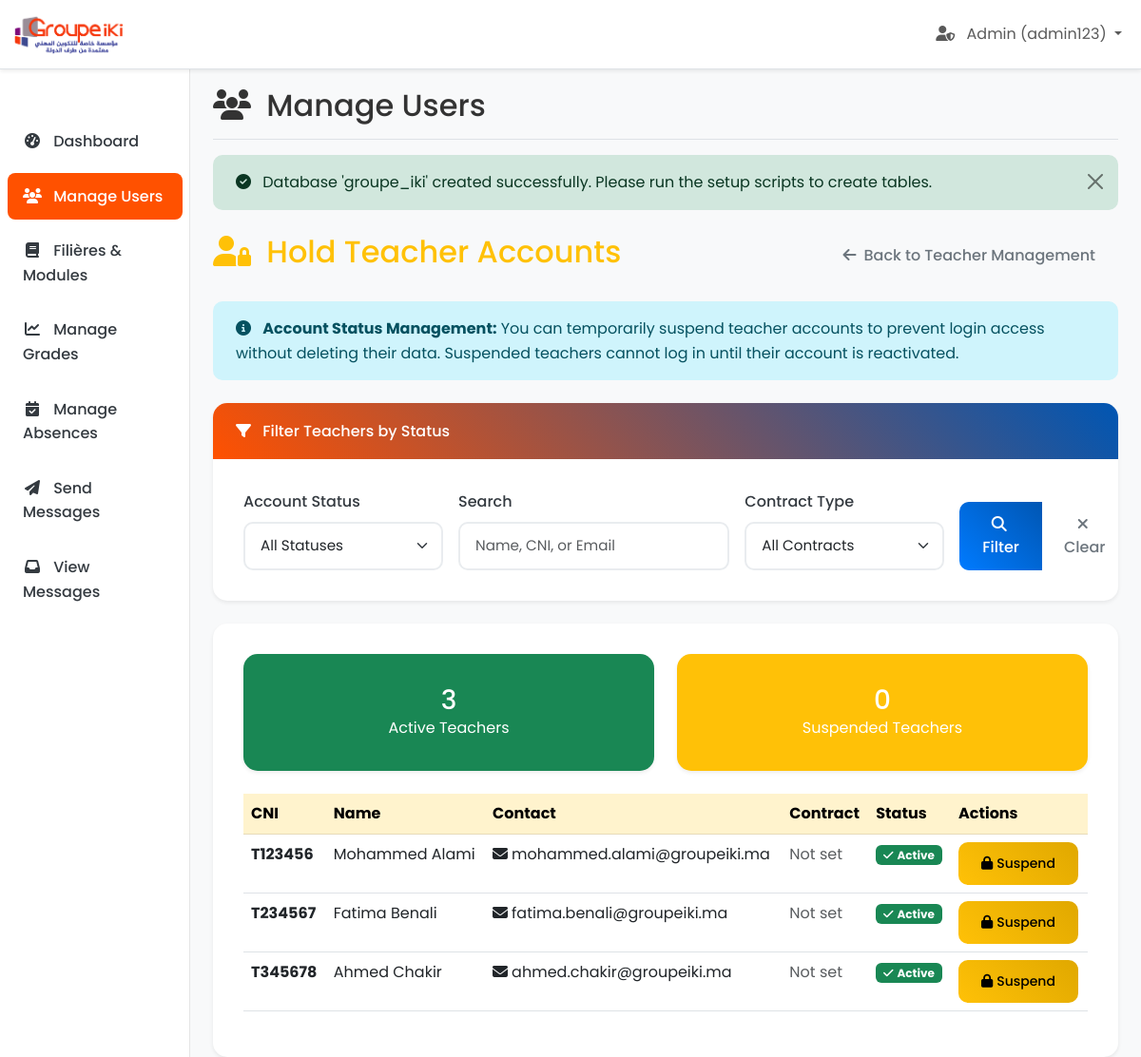
/manage_users.php?section=teachers&action=hold (signed in), run on an earlier commit of the app's database.
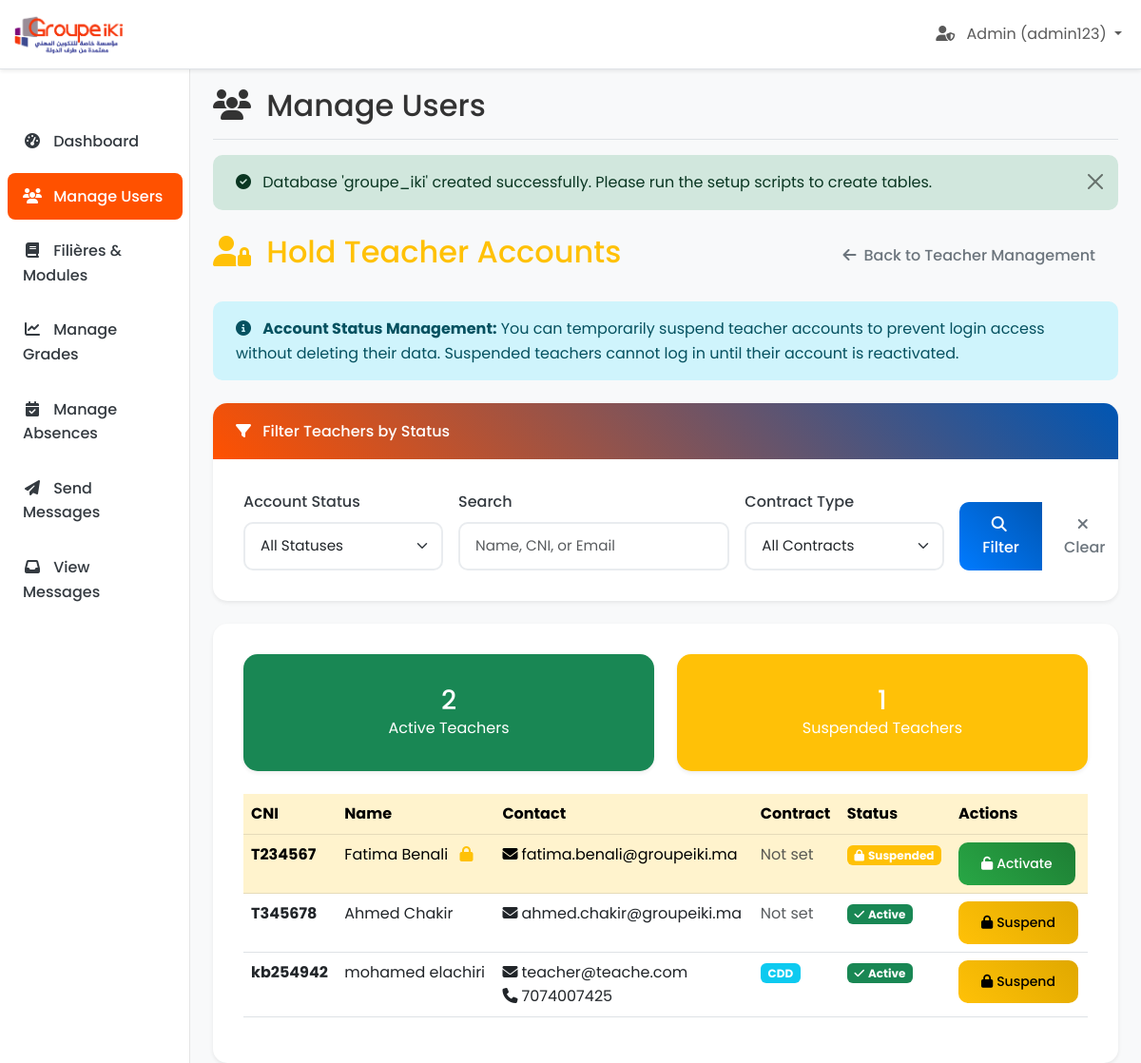
And on a later commit of the database.
### tables this page shows
CREATE TABLE `teachers` (
  `id` int(11) NOT NULL,
  `nom` varchar(50) NOT NULL,
  `prenom` varchar(50) NOT NULL,
  `cni` varchar(50) NOT NULL,
  `password` varchar(255) NOT NULL,
  `adresse` text DEFAULT NULL,
  `type_contrat` varchar(50) DEFAULT NULL,
  `date_embauche` date DEFAULT curdate(),
  `dernier_diplome` varchar(100) DEFAULT NULL,
  `num_telephone` varchar(20) DEFAULT NULL,
  `email` varchar(100) DEFAULT NULL,
  `account_status` enum('active','suspended') DEFAULT 'active',
  `created_at` timestamp NOT NULL DEFAULT current_timestamp()
);

### manage_users.php (the view, shortened to what the changed rows need)
<?php
$current_section = isset($_GET['section']) ? $_GET['section'] : '';
$current_action = isset($_GET['action']) ? $_GET['action'] : '';
$host = 'localhost';
$dbname = 'groupe_iki';
$username = 'root';
$db_password = '';
try {
    $pdo = new PDO("mysql:host=$host;dbname=$dbname;charset=utf8", $username, $db_password);
    $pdo->setAttribute(PDO::ATTR_ERRMODE, PDO::ERRMODE_EXCEPTION);
} catch (PDOException $e) {
    $error_message = 'Database connection failed: ' . $e->getMessage();
    $show_connection_help = true;
    $filieres = [];
    $classes = [];
    $modules = [];
}
?>
<!DOCTYPE html>
<html lang="en">
<head>
    <link href="https://cdn.jsdelivr.net/npm/bootstrap@5.3.0/dist/css/bootstrap.min.css" rel="stylesheet">
    <link href="https://cdnjs.cloudflare.com/ajax/libs/font-awesome/6.4.0/css/all.min.css" rel="stylesheet">
    <link href="css/styles.css" rel="stylesheet">
</head>
<body class="dashboard-page">
    <div class="container-fluid">
        <div class="row">
            <main class="col-md-9 ms-sm-auto col-lg-10 px-md-4 main-content">
                <div class="d-flex justify-content-between flex-wrap flex-md-nowrap align-items-center pt-3 pb-2 mb-3 border-bottom">
                    <h1 class="h2">
                        <i class="fas fa-users me-2"></i>
                        Manage Users
                    </h1>
                </div>
                <?php if (empty($current_section)): ?>
                <div class="row g-4">
                    <div class="col-md-6">
                        <div class="card h-100 shadow-sm hover-card">
                            <div class="card-body text-center p-5">
                                <div class="mb-4">
                                    <i class="fas fa-user-graduate fa-4x text-primary"></i>
                                </div>
                                <h3 class="card-title text-primary mb-3">Manage Students</h3>
                                <p class="card-text text-muted mb-4">
                                    Add new students, edit existing student information, or remove students from the system.
                                </p>
                                <a href="?section=students" class="btn btn-primary btn-lg">
                                    <i class="fas fa-arrow-right me-2"></i>
                                    Manage Students
                                </a>
                            </div>
                        </div>
                    </div>
                    <div class="col-md-6">
                        <div class="card h-100 shadow-sm hover-card">
                            <div class="card-body text-center p-5">
                                <div class="mb-4">
                                    <i class="fas fa-chalkboard-teacher fa-4x text-success"></i>
                                </div>
                                <h3 class="card-title text-success mb-3">Manage Teachers</h3>
                                <p class="card-text text-muted mb-4">
                                    Add new teachers, edit teacher profiles, assign modules, or remove teachers from the system.
                                </p>
                                <a href="?section=teachers" class="btn btn-success btn-lg">
                                    <i class="fas fa-arrow-right me-2"></i>
                                    Manage Teachers
                                </a>
                            </div>
                        </div>
                    </div>
                </div>
                <?php elseif ($current_section === 'teachers' && $current_action === 'hold'): ?>
                <div class="d-flex justify-content-between align-items-center mb-4">
                    <h2 class="text-warning">
                        <i class="fas fa-user-lock me-2"></i>
                        Hold Teacher Accounts
                    </h2>
                </div>
                <?php
$hold_teachers = [];
try {
    $params = [];
    $where_clause = '';
    $sql = "
        SELECT t.cni, t.nom, t.prenom, t.email, t.num_telephone, t.adresse,
               t.type_contrat, t.date_embauche, t.dernier_diplome, t.account_status,
               t.created_at
        FROM teachers t
        $where_clause
        ORDER BY t.account_status DESC, t.nom, t.prenom
    ";
    $stmt = $pdo->prepare($sql);
    $stmt->execute($params);
    $hold_teachers = $stmt->fetchAll(PDO::FETCH_ASSOC);
} catch (PDOException $e) {
    $error_message = 'Error fetching teachers: ' . $e->getMessage();
}
?>
<div class="card">
    <div class="card-body">
        <?php if (empty($hold_teachers)): ?>
        <div class="text-center py-5">
            <i class="fas fa-chalkboard-teacher fa-3x text-muted mb-3"></i>
            <h5 class="text-muted">No teachers found</h5>
            <p class="text-muted">No teachers match your current filters.</p>
        </div>
        <?php else: ?>
        <?php
        $active_count = count(array_filter($hold_teachers, function($t) { return $t['account_status'] === 'active'; }));
        $suspended_count = count(array_filter($hold_teachers, function($t) { return $t['account_status'] === 'suspended'; }));
        ?>
        <div class="row mb-4">
            <div class="col-md-6">
                <div class="card bg-success text-white">
                    <div class="card-body text-center">
                        <h3 class="mb-0"><?php echo $active_count; ?></h3>
                        <p class="mb-0">Active Teachers</p>
                    </div>
                </div>
            </div>
            <div class="col-md-6">
                <div class="card bg-warning text-white">
                    <div class="card-body text-center">
                        <h3 class="mb-0"><?php echo $suspended_count; ?></h3>
                        <p class="mb-0">Suspended Teachers</p>
                    </div>
                </div>
            </div>
        </div>
        <div class="table-responsive">
            <table class="table table-hover">
                <thead class="table-warning">
                    <tr>
                        <th>CNI</th>
                        <th>Name</th>
                        <th>Contact</th>
                        <th>Contract</th>
                        <th>Status</th>
                        <th>Actions</th>
                    </tr>
                </thead>
                <tbody>
                    <?php foreach ($hold_teachers as $teacher): ?>
                    <tr class="<?php echo $teacher['account_status'] === 'suspended' ? 'table-warning' : ''; ?>">
                        <td><strong><?php echo htmlspecialchars($teacher['cni']); ?></strong></td>
                        <td>
                            <div>
                                <?php echo htmlspecialchars($teacher['prenom'] . ' ' . $teacher['nom']); ?>
                                <?php if ($teacher['account_status'] === 'suspended'): ?>
                                    <i class="fas fa-lock text-warning ms-2" title="Account Suspended"></i>
                                <?php endif; ?>
                            </div>
                        </td>
                        <td>
                            <?php if ($teacher['email']): ?>
                                <div><i class="fas fa-envelope me-1"></i><?php echo htmlspecialchars($teacher['email']); ?></div>
                            <?php endif; ?>
                            <?php if ($teacher['num_telephone']): ?>
                                <div><i class="fas fa-phone me-1"></i><?php echo htmlspecialchars($teacher['num_telephone']); ?></div>
                            <?php endif; ?>
                        </td>
                        <td>
                            <?php if ($teacher['type_contrat']): ?>
                                <span class="badge bg-info"><?php echo htmlspecialchars($teacher['type_contrat']); ?></span>
                            <?php else: ?>
                                <span class="text-muted">Not set</span>
                            <?php endif; ?>
                        </td>
                        <td>
                            <?php if ($teacher['account_status'] === 'active'): ?>
                                <span class="badge bg-success">
                                    <i class="fas fa-check me-1"></i>Active
                                </span>
                            <?php else: ?>
                                <span class="badge bg-warning">
                                    <i class="fas fa-lock me-1"></i>Suspended
                                </span>
                            <?php endif; ?>
                        </td>
                        <td>
                            <?php if ($teacher['account_status'] === 'active'): ?>
                                <button type="button"
                                        class="btn btn-sm btn-warning"
                                        onclick="confirmStatusChange('<?php echo htmlspecialchars($teacher['cni']); ?>', 'suspend', '<?php echo htmlspecialchars($teacher['prenom'] . ' ' . $teacher['nom']); ?>')">
                                    <i class="fas fa-lock me-1"></i>Suspend
                                </button>
                            <?php else: ?>
                                <button type="button"
                                        class="btn btn-sm btn-success"
                                        onclick="confirmStatusChange('<?php echo htmlspecialchars($teacher['cni']); ?>', 'activate', '<?php echo htmlspecialchars($teacher['prenom'] . ' ' . $teacher['nom']); ?>')">
                                    <i class="fas fa-unlock me-1"></i>Activate
                                </button>
                            <?php endif; ?>
                        </td>
                    </tr>
                    <?php endforeach; ?>
                </tbody>
            </table>
        </div>
        <?php endif; ?>
    </div>
</div>
                <?php endif; ?>
            </main>
        </div>
    </div>
</body>
</html>

What changed in the data, as far as the page shows it:
removed teachers: cni "T123456", prenom+nom "Mohammed Alami", email "mohammed.alami@groupeiki.ma", shows "Not set", account_status "active" (drawn)
changed teachers "Fatima Benali": account_status "Active Suspend" → "Suspended Activate"
added teachers: cni "kb254942", prenom+nom "mohamed elachiri", email "teacher@teache.com", num_telephone "7074007425", type_contrat "CDD", account_status "active" (drawn)
Also different on the page:
$active_count: "3" → "2"
$suspended_count: "0" → "1"
